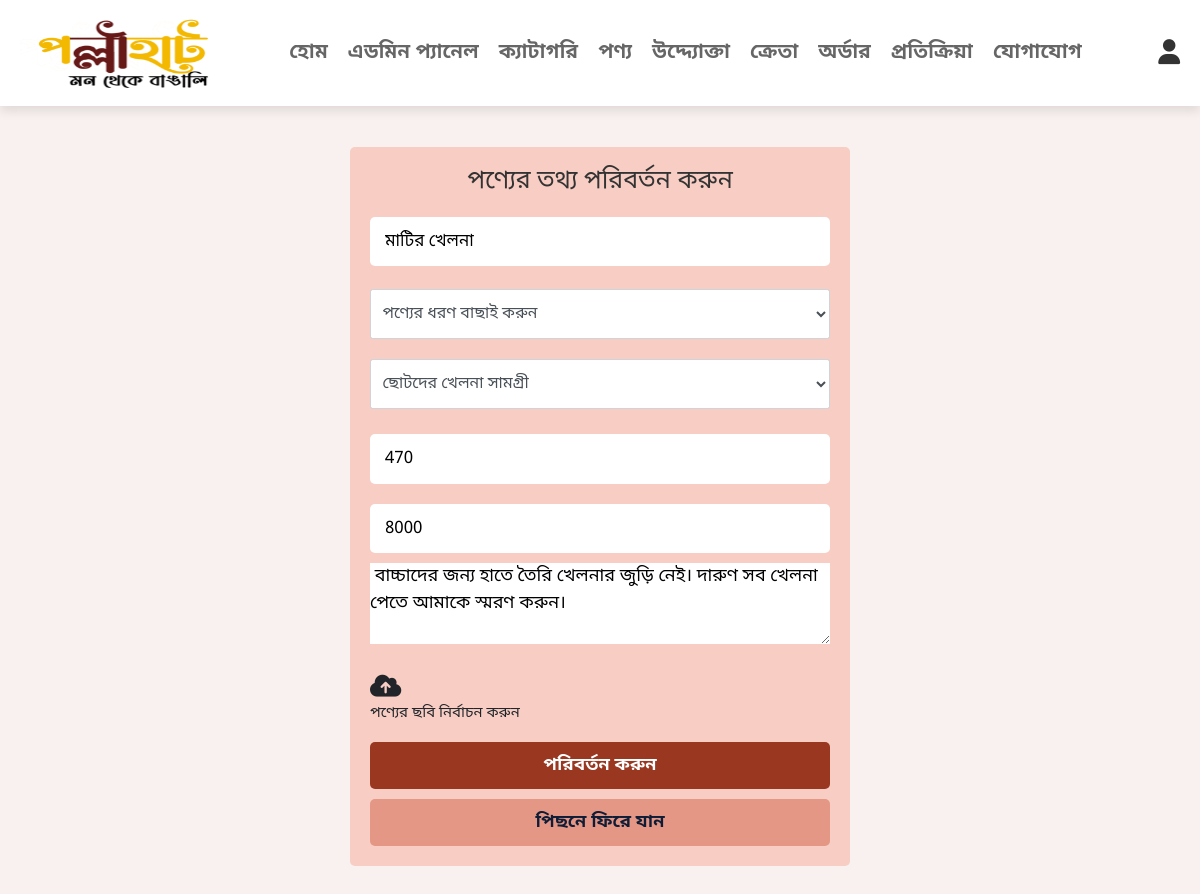
Page /admin/manageProduct.php?edit&id=154 (signed in) on the committed database.
### tables this page shows
CREATE TABLE `products` (
  `id` int(11) NOT NULL,
  `name` varchar(256) NOT NULL,
  `image` varchar(1000) NOT NULL,
  `quantity` varchar(11) NOT NULL,
  `description` text NOT NULL,
  `price` varchar(256) NOT NULL,
  `entrepreneurName` varchar(256) NOT NULL,
  `category` varchar(256) NOT NULL,
  `productType` varchar(256) NOT NULL
);

### admin/includes/autoloader.inc.php (called while the page is built, shortened)
<?php
function myAutoLoader($className)
{
    $url = $_SERVER['HTTP_HOST'] . $_SERVER['REQUEST_URI'];
    if (strpos($url, 'includes') != false) {
        $path = '../classes/';
    } else {
        $path = 'classes/';
    }
    $extension = ".class.php";
    $fullpath = $path . $className . $extension;
}

### admin/classes/DbConnection.class.php (called while the page is built, shortened)
<?php
class DbConnection
{
    private $host = 'localhost';
    private $username = 'root';
    private $password = '';
    private $database = 'pollihaat';
    private static $instance = null;
    public $connection;
    private function __construct()
    {
        if (!isset($this->connection)) {
            $this->connection = new mysqli($this->host, $this->username, $this->password, $this->database);
        }
        return $this->connection;
    }
    public static function getInstance()
    {
        if (!self::$instance) {
            self::$instance = new DbConnection();
        }
        return self::$instance;
    }
    public function getConnection()
    {
        return $this->connection;
    }
}

### admin/classes/products.class.php (called while the page is built, shortened)
<?php
class Products
{
    public $connection;
    public function __construct()
    {
        $conn = DbConnection::getInstance();
        $this->connection = $conn->getConnection();
    }
    public function productEdit($id)
    {
        $sql = "SELECT * from products WHERE id= '$id' LIMIT 1";
        $result = $this->connection->query($sql);
        if ($result->num_rows == 1) {
            $data = $result->fetch_assoc();
            return $data;
        } else {
            return false;
        }
    }
    public function getProductCat($id)
    {
        $sql = "SELECT category from products where id='$id'";
        $result = $this->connection->query($sql);
        if ($result->num_rows == 1) {
            $data = $result->fetch_assoc();
            $value = $data['category'];
            return $value;
            exit();
        } else {
            return false;
        }
    }
}

### admin/classes/Validatefunction.class.php (called while the page is built, shortened)
<?php
class Validatefunction
{
    public $connection;
    public function __construct()
    {
        $conn = DbConnection::getInstance();
        $this->connection = $conn->getConnection();
    }
    public function escape_string($value)
    {
        if ($value != '') {
            $value = trim($value);
            $string1 = preg_replace('/\s+/', ' ', $value);
            return $this->connection->real_escape_string($string1);
        }
    }
}

### admin/classes/categories.class.php (called while the page is built, shortened)
<?php
class Categories
{
    public $connection;
    public function __construct()
    {
        $conn = DbConnection::getInstance();
        $this->connection = $conn->getConnection();
    }
    public function getCategories()
    {
        $sql = "SELECT * from categories";
        $query = $this->connection->query($sql);
        $array = array();
        if ($query->num_rows > 0) {
            while ($row = mysqli_fetch_assoc($query)) {
                $array[] = $row;
            }
            return $array;
        }
    }
}
?>

### admin/manageProduct.php (the view, shortened to what this page needs)
<?php
include "includes/header.php";
include "includes/autoloader.inc.php";
?>
<!DOCTYPE html>
<html lang="en">
<head>
    <link rel="stylesheet" href="css/style.css">
</head>
<body>
    <div class="container">
        <div class="admin-product-form-container centered">
            <?php
$products = new products();
$function = new Validatefunction();
$categories = new Categories();
$categories_data = $categories->getCategories();
if (isset($_GET['edit']) && isset($_GET['id'])) {
    $product_id = $function->escape_string($_GET['id']);
    $result = $products->productEdit($product_id);
    if ($result) {
        ?>
            <form action="includes/manageProd.inc.php" method="post" enctype="multipart/form-data">
                <h3 class="title">পণ্যের তথ্য পরিবর্তন করুন</h3>
                <input type="text" id="category_name" value="<?php echo $result['name']; ?>"
                    placeholder="পণ্যের নাম লিখুন" name="product_name" class="box" required=""
                    oninvalid="this.setCustomValidity('অনুগ্রহ করে পণ্যের নাম লিখুন')" oninput="setCustomValidity('')">
                <select class="form-control select1" style="  margin-top: 13px;
  font-size: 16px;
  margin-bottom: 20px;height:50px" id="" name="product_type" required=""
                    oninvalid="this.setCustomValidity('অনুগ্রহ করে পণ্যের ধরণ বাছাই করুন ')"
                    oninput="setCustomValidity('')">
                    <option value="<?php echo $result['productType'] ?> " selected>পণ্যের ধরণ বাছাই করুন</option>
                </select>
                <?php $prod = $products->getProductCat($product_id);
        ?>
                <select class="form-control select2" style="  margin-top: 10px;
  font-size: 16px;
  margin-bottom: 15px; height:50px" id="" name="category" required=""
                    oninvalid="this.setCustomValidity('অনুগ্রহ করে পণ্যের ক্যাটাগরি বাছাই করুন')"
                    oninput="setCustomValidity('')">
                    <?php
foreach ($categories_data as $data) {?>
                    <option class="h4" value=" <?php echo $data["name"]; ?>">
                        <?php if ($data['name'] == $prod) {?>
                    <option value="<?php echo $prod ?>" selected> <?php echo $prod ?> </option>
                    <?php } else {?>
                    <option value="<?php echo $data['name']; ?> "><?php echo $data['name']; ?> <?php  ?>
                    </option>
                    <?php }
            ?>
                    </option>
                    <?php }?>
                </select>
                <input type="number" placeholder="পণ্যের মূল্য লিখুন" value="<?php echo $result['price']; ?>"
                    name="product_price" class="box" required=""
                    oninvalid="this.setCustomValidity('অনুগ্রহ করে পণ্যের মূল্য লিখুন')"
                    oninput="setCustomValidity('')">
                <input type="number" placeholder="পণ্যের পরিমাণ উল্লেখ করুন" value="<?php echo $result['quantity']; ?>"
                    name="product_quantity" class="box" required=""
                    oninvalid="this.setCustomValidity('অনুগ্রহ করে পণ্যের পরিমাণ উল্লেখ করুন')"
                    oninput="setCustomValidity('')">
                <textarea id="txtArea" rows="3" cols="48" style=" font-size:18px; max-width:100%" name='description'
                    placeholder=" পণ্য সম্পর্কে বিস্তারিত কিছু লিখুন"> <?php echo trim($result['description']); ?>
                </textarea>
                <p><img id="output" width="100" /></p>
                <p class="h4"><label for="file" style="cursor: pointer">
                        <i class="fa-sharp fa-solid fa-cloud-arrow-up h1" id="icon" style="display:block"></i>
                        পণ্যের ছবি নির্বাচন করুন</label></p>
                <input type="submit" value="পরিবর্তন করুন" name="edit" class="update-btn">
                <a href="category.php " class="back-btn">পিছনে ফিরে যান</a>
            </form>
            <?php } else {
        return false;
    }}
?>
            <?php include "includes/footer.php"?>

### css/admin_style.css (style rules this page uses)
* { font-family:'Noto Sans Bengali', sans-serif; }
:root { --pink: #e84393; --add-button: #554308; --add-btnhover: #b5973f; --table--tr: #d7bf7a; --btn-light: #e9d18a; --green: #06340f; --bg-color: #d0d0d0; --red: #9b2619; --orange: #f39c12; --black: #333; --white: #fff; --light-color: #666; --light-white: #ccc; --light-bg: #e2d8bc; --light-bg: #e2d8bc; --border: 0.2rem solid var(--black); --box-shadow: 0 0.5rem 1rem rgba(0, 0, 0, 0.1); --bg-color: #ddd3b7; --back-green: rgb(194, 240, 194); --btn-color: #554308; --btn-lit: #7c6414; --btn-hover: #836c27; --tr-color: #993721; --th-color: #701b08; --trhead-color: #d96046; --lighfont-color: #e49785; --shadow-color: #f19d8b; --btn-light: #cfb76e; --btn-p: #cfb76e; }
a { text-decoration: none; }
* { font-family: "Rubik", sans-serif; margin: 0; padding: 0; box-sizing: border-box; outline: none; border: none; text-decoration: none; transition: all 0.2s linear; }
html { font-size: 62.5%; overflow-x: hidden; scroll-behavior: smooth; scroll-padding-top: 6.5rem; }
body { background: #f5ebe8a8; }
.title { text-align: center; margin-bottom: 2rem; color: var(--black); text-transform: uppercase; font-size: 4rem; }
.update-btn { display: inline-block; width: 100%; border-radius: 0.5rem; margin-top: 1rem; font-size: 1.8rem; background-color: var(--tr-color); color: #fff; font-weight: 550; cursor: pointer; padding: 1rem 3rem; text-transform: capitalize; }
.back-btn { display: inline-block; width: 100%; border-radius: 0.5rem; margin-top: 1rem; font-size: 1.8rem; background-color: var(--lighfont-color); font-weight: 600; color: #0e1c36; cursor: pointer; padding: 1rem 3rem; text-align: center; text-transform: capitalize; }
.container .admin-product-form-container.centered { display: flex; align-items: center; justify-content: center; min-height: 100vh; }
.container .admin-product-form-container form { max-width: 50rem; margin: 0 auto; padding: 2rem; border-radius: 0.5rem; background: #f5a49278; }
.container .admin-product-form-container form h3 { text-transform: uppercase; color: var(--black); margin-bottom: 1rem; text-align: center; font-size: 2.5rem; }
.container .admin-product-form-container form .box { width: 100%; border-radius: 0.5rem; padding: 1.2rem 1.5rem; font-size: 1.7rem; margin: 1rem 0; background: var(--white); text-transform: none; }

### css/style.css (style rules this page uses)
* { font-family:'Noto Sans Bengali', sans-serif; }
:root { --pink: #27ae60; --red: #c0392b; --orange: #f39c12; --black: #333; --white: #fff; --light-color: #666; --light-white: #ccc; --light-bg: #f5f5f5; --border: 0.2rem solid var(--black); --box-shadow: 0 0.5rem 1rem rgba(0, 0, 0, 0.1); }
.title { text-align: center; margin-bottom: 2rem; color: var(--black); text-transform: uppercase; font-size: 4rem; }

### rows in the picture
products: product_name "মাটির খেলনা", product_price "470", product_quantity "8000", description "বাচ্চাদের জন্য হাতে তৈরি খেলনার জুড়ি নেই। দারুণ সব খেলনা পেতে আমাকে স্মরণ করুন।"

### other values in the picture
form field category "ছোটদের খেলনা সামগ্রী"
